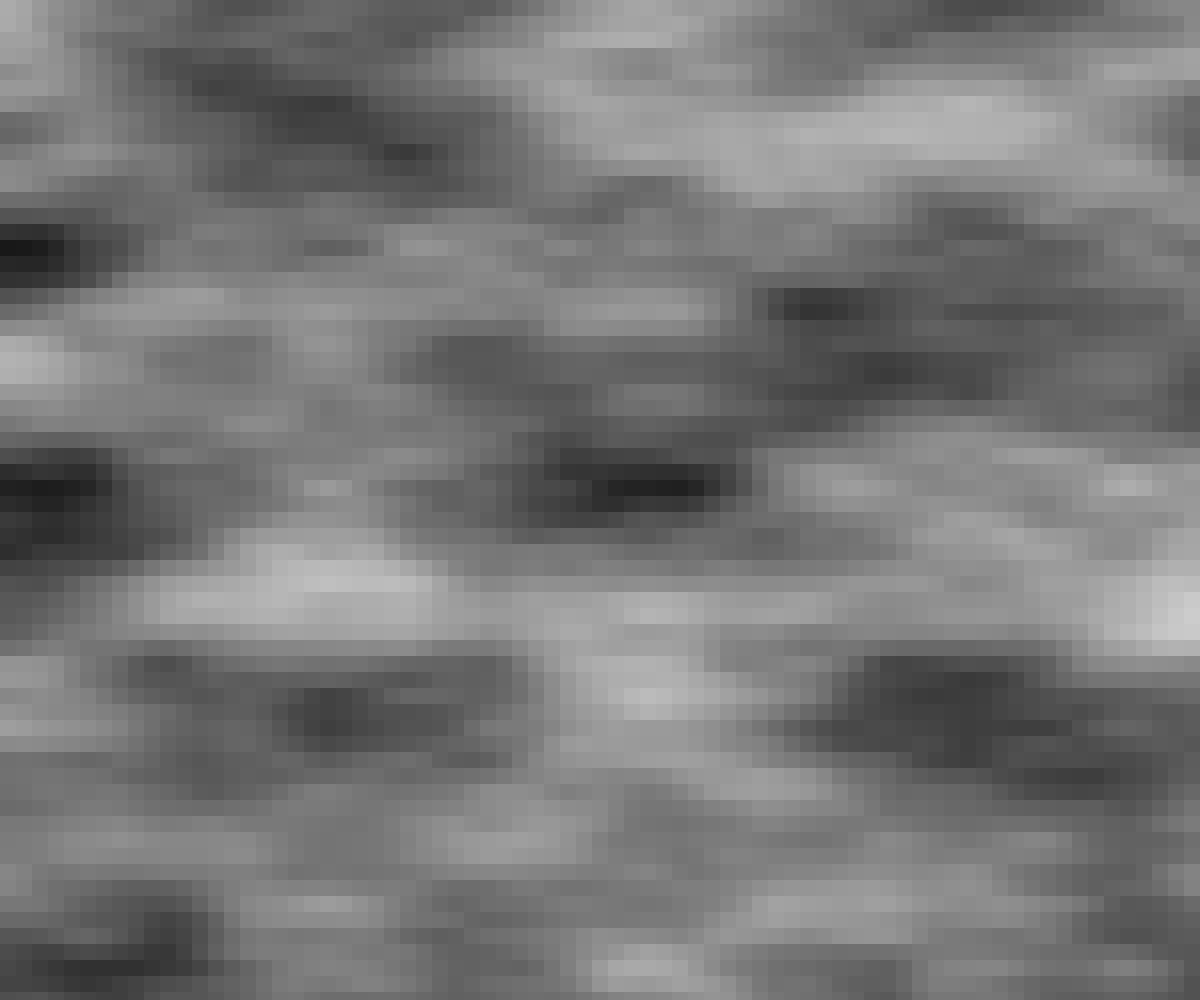
Frame 1 (no input)
Frame 60 (no input): identical to frame 1, image omitted
Frame 120 (the mouse pressed at the canvas centre since frame 60): identical to frame 1, image omitted

The p5.js sketch that drew this single still picture (run headless with seeded random() and noise() and a simulated clock; from frame 60 on, the mouse is pressed at the canvas centre):

// p5.js sketch
// ── sketch.js
let gridDim = 16;

function setup() {
  createCanvas(windowWidth, windowHeight);
  noStroke();

  for (let x = 0; x < width; x += gridDim) {
    for (let y = 0; y < height; y += gridDim) {
      let mc = 255 * noise(x/320, y/120);
      fill(mc);
      rect(x, y, gridDim);
    }
  }
}

function draw() {}
